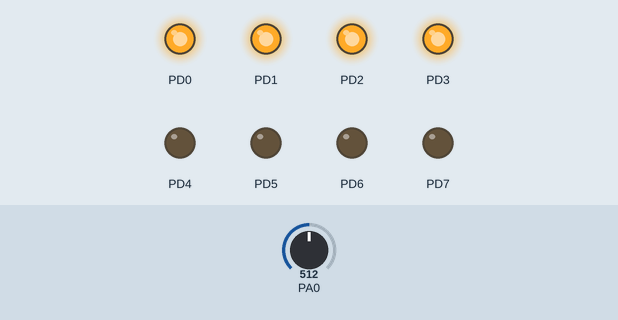
The program below on a simulated ATmega32, built with avr-gcc and emulated at 8 MHz. Shown: output pins drawn as LEDs (lit = HIGH). Inputs (shaded band) come from the test bench; at power-on: PA0 = 512.

Above: at 1.2 s.
1.3 s: PA0 set to 683
2.8 s: PA0 set to 716
At 4.0 s:
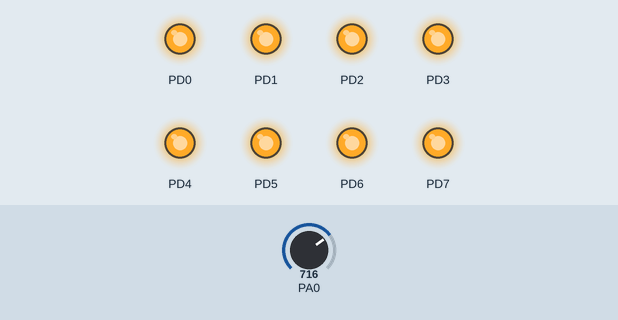
4.3 s: PA0 set to 190
At 5.2 s:
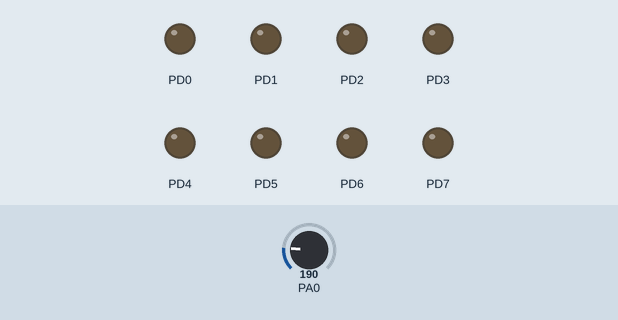
5.8 s: PA0 set to 214
At 6.4 s:
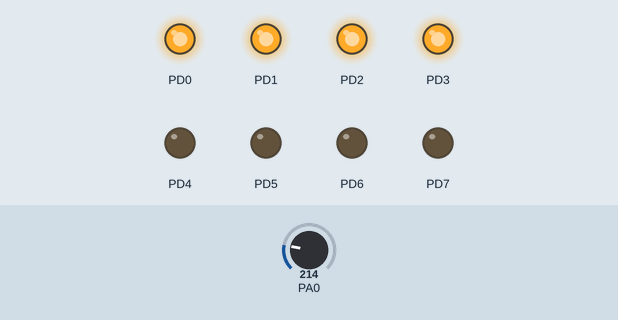
7.3 s: PA0 set to 122
At 8.7 s:
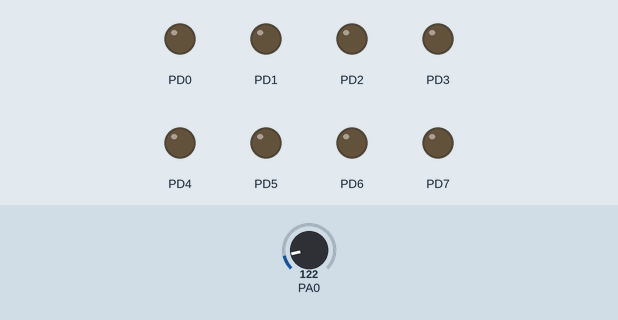
Timing chart, 0 to 9.8 s (numbered marks = the images above; inputs shaded):
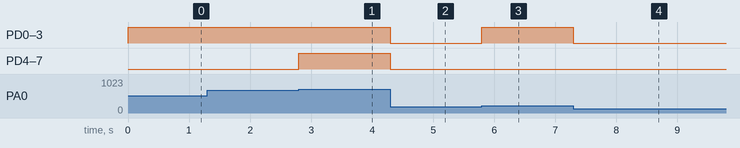

The program:

main.c
```c
/*
 * main.c
 *
 *  Created on: Sep 10, 2023
 *      Author: user
 */
#include "STD_TYPES.h"
#include "BIT_MATH.h"
#include "DIO_interface.h"
#include "ADC_interface.h"
int main(void){
	u16 reading;
	//Connected to potentiometer
	DIO_voidSetPinDir(DIO_u8PORTA,0,DIO_u8INPUT);
	//connected to led
	DIO_voidSetPortDir(DIO_u8PORTD,0b11111111);
	ADC_voidInit();
	while(1){
		reading=ADC_voidStartConversion(0);
		if(reading<200){
			DIO_voidSetPortValue(DIO_u8PORTD,0b00000000);
		}
		else if(reading<700){
			DIO_voidSetPortValue(DIO_u8PORTD,0b00001111);
		}
		else{
			DIO_voidSetPortValue(DIO_u8PORTD,0b11111111);
		}
	}
}
```

ADC_config.h
```c
/*
 * ADC_config.h
 *
 *  Created on: Sep 10, 2023
 *      Author: user
 */

#ifndef ADC_CONFIG_H_
#define ADC_CONFIG_H_

#define VREF AVCC
#define CONVERSION_METHOD ADC_START_CONVERSION_METHOD
#define ADC_PRESCALER PRES_2
#define METHOD POLLING


#endif /* ADC_CONFIG_H_ */
```

ADC_interface.h
```c
/*
 * ADC_interface.h
 *
 *  Created on: Sep 10, 2023
 *      Author: user
 */

#ifndef ADC_INTERFACE_H_
#define ADC_INTERFACE_H_

void ADC_voidInit(void);
u16 ADC_voidStartConversion(u8 Copy_u8Channel);


#endif /* ADC_INTERFACE_H_ */
```

ADC_program.c
```c
/*
 * ADC_program.c
 *
 *  Created on: Sep 10, 2023
 *      Author: user
 */
#include "STD_TYPES.h"
#include "BIT_MATH.h"

#include "ADC_register.h"
#include "ADC_private.h"
#include "ADC_config.h"
#include "ADC_interface.h"


void ADC_voidInit(void){
	/*Select VREF Mode*/
	#if(VREF==AREF)
		CLR_BIT(ADMUX,7);
		CLR_BIT(ADMUX,6);
	#elif(VREF==AVCC)
		SET_BIT(ADMUX,6);
		CLR_BIT(ADMUX,7);
	#elif(VREF==INTERNAL_VOLTAGE)
		SET_BIT(ADMUX,6);
		SET_BIT(ADMUX,7);
	#endif

	/*Prescaler-Bits*/
	#if(ADC_PRESCALER==PRES_2)
		CLR_BIT(ADCSRA,2);
		CLR_BIT(ADCSRA,1);
		CLR_BIT(ADCSRA,0);
	#elif(ADC_PRESCALER==PRES_2I)
		CLR_BIT(ADCSRA,2);
		CLR_BIT(ADCSRA,1);
		SET_BIT(ADCSRA,0);
	#elif(ADC_PRESCALER==PRES_4)
		CLR_BIT(ADCSRA,2);
		SET_BIT(ADCSRA,1);
		CLR_BIT(ADCSRA,0);
	#elif(ADC_PRESCALER==PRES_8)
		CLR_BIT(ADCSRA,2);
		SET_BIT(ADCSRA,1);
		SET_BIT(ADCSRA,0);
	#elif(ADC_PRESCALER==PRES_16)
		SET_BIT(ADCSRA,2);
		CLR_BIT(ADCSRA,1);
		CLR_BIT(ADCSRA,0);
	#elif(ADC_PRESCALER==PRES_32)
		SET_BIT(ADCSRA,2);
		CLR_BIT(ADCSRA,1);
		SET_BIT(ADCSRA,0);
	#elif(ADC_PRESCALER==PRES_64)
		SET_BIT(ADCSRA,2);
		SET_BIT(ADCSRA,1);
		CLR_BIT(ADCSRA,0);
	#elif(ADC_PRESCALER==PRES_128)
		SET_BIT(ADCSRA,2);
		SET_BIT(ADCSRA,1);
		SET_BIT(ADCSRA,0);
	#endif

	/*ADC ENABLE BIT*/
	SET_BIT(ADCSRA,7);

	/*Interupt enable*/
	#if(METHOD==INTERUTPT)
		SET_BIT(ADCSRA,3);
	#elif(METHOD==POLLING)
		CLR_BIT(ADCSRA,3);
	#endif
}
u16 ADC_voidStartConversion(u8 Copy_u8Channel){
	ADMUX&=0b11110000;
	ADMUX|=Copy_u8Channel;
	/*start-conversion method*/
	#if(CONVERSION_METHOD==ADC_START_CONVERSION_METHOD)
		SET_BIT(ADCSRA,6);
	#elif(CONVERSION_METHOD==ADC_AUTO_TRIGGER_METHOD)
		SET_BIT(ADCSRA,5);
	#endif

	while(GET_BIT(ADCSRA,4)==0){
		asm("NOP");
	}
	SET_BIT(ADCSRA,4);
	return ADC;
}
```

ADC_private.h
```c
/*
 * ADC_private.h
 *
 *  Created on: Sep 10, 2023
 *      Author: user
 */

#ifndef ADC_PRIVATE_H_
#define ADC_PRIVATE_H_

#define AREF 0
#define AVCC 1
#define INTERNAL_VOLTAGE 3


/*both of them can take any number it is only for choosing one of them only.*/
#define ADC_START_CONVERSION_METHOD 1  /*1 stands for method 1*/
#define ADC_AUTO_TRIGGER_METHOD 2 /*2 stands for method 2*/

#define PRES_2 	 0
#define PRES_2I  1
#define PRES_4 	 2
#define PRES_8 	 3
#define PRES_16  4
#define PRES_32  5
#define PRES_64  6
#define PRES_128 7

#define POLLING 0
#define INTERUTPT 1

#endif /* ADC_PRIVATE_H_ */
```

ADC_register.h
```c
/*
 * ADC_register.h
 *
 *  Created on: Sep 10, 2023
 *      Author: user
 */

#ifndef ADC_REGISTER_H_
#define ADC_REGISTER_H_

#define ADMUX *(volatile u8 *)(0x27)
#define ADCSRA *(volatile u8 *)(0x26)
#define ADC *(volatile u16 *)(0x24)
#define SFIOR *(volatile u8 *)(0x50)


#endif /* ADC_REGISTER_H_ */
```

BIT_MATH.h
```c
/*
 * BIT_MATH.h
 *
 *  Created on: Aug 14, 2023
 *      Author: Mohannad
 */

#ifndef BIT_MATH_H_
#define BIT_MATH_H_

#define SET_BIT(var,bit_num) var|=1<<bit_num
#define CLR_BIT(var,bit_num) var&=(~(1<<bit_num))
#define TOGGLE_BIT(var,bit_num) var^=(1<<bit_num)
#define GET_BIT(var,bit_num) ((var>>bit_num)&1)

#endif /* BIT_MATH_H_ */
```

DIO_config.h
```c
/*
 * DIO_config.h
 *
 *  Created on: Sep 9, 2023
 *      Author: Mohannad
 */

#ifndef DIO_CONFIG_H_
#define DIO_CONFIG_H_


#endif /* DIO_CONFIG_H_ */
```

DIO_interface.h
```c
/*
 * DIO_interface.h
 *
 *  Created on: Sep 9, 2023
 *      Author: Mohannad
 */

#ifndef DIO_INTERFACE_H_
#define DIO_INTERFACE_H_

#define DIO_u8PORTA 0
#define DIO_u8PORTB 1
#define DIO_u8PORTC 2
#define DIO_u8PORTD 3

#define DIO_u8INPUT 0
#define DIO_u8OUTPUT 1

#define DIO_u8LOW 0
#define DIO_u8HIGH 1

#define A0 0
#define A1 1
#define A2 2
#define A3 3
#define A4 4
#define A5 5
#define A6 6
#define A7 7

#define B0 0
#define B1 1
#define B2 2
#define B3 3
#define B4 4
#define B5 5
#define B6 6
#define B7 7

#define C0 0
#define C1 1
#define C2 2
#define C3 3
#define C4 4
#define C5 5
#define C6 6
#define C7 7

#define D0 0
#define D1 1
#define D2 2
#define D3 3
#define D4 4
#define D5 5
#define D6 6
#define D7 7

void DIO_voidSetPinDir(u8 Copy_u8Port,u8 Copy_u8Pin,u8 Copy_u8Dir);
void DIO_voidSetPinValue(u8 Copy_u8Port,u8 Copy_u8Pin,u8 Copy_u8Value);
void DIO_voidSetPortDir(u8 Copy_u8Port,u8 Copy_u8Dir);
void DIO_voidSetPortValue(u8 Copy_u8Port,u8 Copy_u8Value);
u8 DIO_u8GetPinValue(u8 Copy_u8Port,u8 Copy_u8Pin);


#endif /* DIO_INTERFACE_H_ */
```

DIO_private.h
```c
/*
 * DIO_private.h
 *
 *  Created on: Sep 9, 2023
 *      Author: Mohannad
 */

#ifndef DIO_PRIVATE_H_
#define DIO_PRIVATE_H_


#endif /* DIO_PRIVATE_H_ */
```

DIO_program.c
```c
/*
 * DIO_program.c
 *
 *  Created on: Sep 9, 2023
 *      Author: Mohannad
 */
#include "STD_TYPES.h"
#include "BIT_MATH.h"
#include "DIO_register.h"
#include "DIO_private.h"
#include "DIO_config.h"
#include "DIO_interface.h"

void DIO_voidSetPinDir(u8 Copy_u8Port,u8 Copy_u8Pin,u8 Copy_u8Dir){
	if(Copy_u8Dir==DIO_u8OUTPUT){
		switch(Copy_u8Port){
			case DIO_u8PORTA:SET_BIT(DDRA,Copy_u8Pin);break;
			case DIO_u8PORTB:SET_BIT(DDRB,Copy_u8Pin);break;
			case DIO_u8PORTC:SET_BIT(DDRC,Copy_u8Pin);break;
			case DIO_u8PORTD:SET_BIT(DDRD,Copy_u8Pin);break;
		}
	}
	else if(Copy_u8Dir==DIO_u8INPUT){
		switch(Copy_u8Port){
			case DIO_u8PORTA:CLR_BIT(DDRA,Copy_u8Pin);break;
			case DIO_u8PORTB:CLR_BIT(DDRB,Copy_u8Pin);break;
			case DIO_u8PORTC:CLR_BIT(DDRC,Copy_u8Pin);break;
			case DIO_u8PORTD:CLR_BIT(DDRD,Copy_u8Pin);break;
		}
	}
}
void DIO_voidSetPinValue(u8 Copy_u8Port,u8 Copy_u8Pin,u8 Copy_u8Value){
	if(Copy_u8Value==DIO_u8HIGH){
		switch(Copy_u8Port){
			case DIO_u8PORTA:SET_BIT(PORTA,Copy_u8Pin);break;
			case DIO_u8PORTB:SET_BIT(PORTB,Copy_u8Pin);break;
			case DIO_u8PORTC:SET_BIT(PORTC,Copy_u8Pin);break;
			case DIO_u8PORTD:SET_BIT(PORTD,Copy_u8Pin);break;
		}
	}
	else if(Copy_u8Value==DIO_u8LOW){
		switch(Copy_u8Port){
			case DIO_u8PORTA:CLR_BIT(PORTA,Copy_u8Pin);break;
			case DIO_u8PORTB:CLR_BIT(PORTB,Copy_u8Pin);break;
			case DIO_u8PORTC:CLR_BIT(PORTC,Copy_u8Pin);break;
			case DIO_u8PORTD:CLR_BIT(PORTD,Copy_u8Pin);break;
		}
	}
}
void DIO_voidSetPortDir(u8 Copy_u8Port,u8 Copy_u8Dir){
		switch(Copy_u8Port){
			case DIO_u8PORTA:DDRA=Copy_u8Dir;break;
			case DIO_u8PORTB:DDRB=Copy_u8Dir;break;
			case DIO_u8PORTC:DDRC=Copy_u8Dir;break;
			case DIO_u8PORTD:DDRD=Copy_u8Dir;break;
		}
}
void DIO_voidSetPortValue(u8 Copy_u8Port,u8 Copy_u8Value){
		switch(Copy_u8Port){
			case DIO_u8PORTA:PORTA=Copy_u8Value;break;
			case DIO_u8PORTB:PORTB=Copy_u8Value;break;
			case DIO_u8PORTC:PORTC=Copy_u8Value;break;
			case DIO_u8PORTD:PORTD=Copy_u8Value;break;
		}
}
u8 DIO_u8GetPinValue(u8 Copy_u8Port,u8 Copy_u8Pin){
	u8 Local_result;
	switch(Copy_u8Port){
		case DIO_u8PORTA:Local_result=GET_BIT(PINA,Copy_u8Pin);break;
		case DIO_u8PORTB:Local_result=GET_BIT(PINB,Copy_u8Pin);break;
		case DIO_u8PORTC:Local_result=GET_BIT(PINC,Copy_u8Pin);break;
		case DIO_u8PORTD:Local_result=GET_BIT(PIND,Copy_u8Pin);break;
	}
	return Local_result;
}
```

DIO_register.h
```c
/*
 * DIO_register.h
 *
 *  Created on: Sep 9, 2023
 *      Author: Mohannad
 */

#ifndef DIO_REGISTER_H_
#define DIO_REGISTER_H_

#define PORTA *(volatile u8 *)(0x3B)
#define DDRA *(volatile u8 *)(0x3A)
#define PINA *(volatile u8 *)(0x39)

#define PORTB *(volatile u8 *)(0x38)
#define DDRB *(volatile u8 *)(0x37)
#define PINB *(volatile u8 *)(0x36)

#define PORTC *(volatile u8 *)(0x35)
#define DDRC *(volatile u8 *)(0x34)
#define PINC *(volatile u8 *)(0x33)

#define PORTD *(volatile u8 *)(0x32)
#define DDRD *(volatile u8 *)(0x31)
#define PIND *(volatile u8 *)(0x30)


#endif /* DIO_REGISTER_H_ */
```

STD_TYPES.h
```c
typedef   unsigned char         u8;
typedef   signed char           s8;

typedef   unsigned short int    u16;
typedef   signed short int      s16;

typedef   unsigned long int     u32;
typedef   signed long int       s32;

typedef   float                 f32;
typedef   double                f64;
typedef   long double           f128;
```

Measured:
- the behaviour switches between 699 and 700 on PA0 (found by bisection; images 0 and 1)
- the behaviour switches between 199 and 200 on PA0 (found by bisection; images 2 and 3)
- after the input at 1.3 s, every drawn part: stays the same
- after the input at 2.8 s, PD4–7: LOW → HIGH at once
- after the input at 4.3 s, PD0–7: HIGH → LOW at once
- after the input at 5.8 s, PD0–3: LOW → HIGH at once
- after the input at 7.3 s, PD0–3: HIGH → LOW at once
